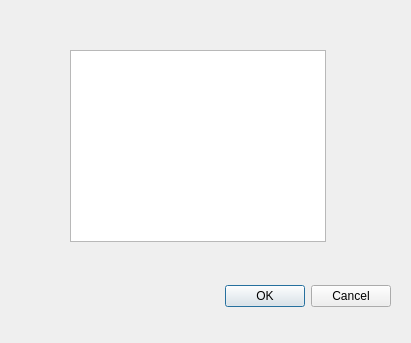
<?xml version="1.0" encoding="UTF-8"?>
<ui version="4.0">
 <class>Dialog</class>
 <widget class="QDialog" name="Dialog">
  <property name="geometry">
   <rect>
    <x>0</x>
    <y>0</y>
    <width>411</width>
    <height>343</height>
   </rect>
  </property>
  <property name="windowTitle">
   <string>Dialog</string>
  </property>
  <widget class="QDialogButtonBox" name="buttonBox">
   <property name="geometry">
    <rect>
     <x>50</x>
     <y>280</y>
     <width>341</width>
     <height>32</height>
    </rect>
   </property>
   <property name="orientation">
    <enum>Qt::Horizontal</enum>
   </property>
   <property name="standardButtons">
    <set>QDialogButtonBox::Cancel|QDialogButtonBox::Ok</set>
   </property>
  </widget>
  <widget class="ListWidget" name="list_choices">
   <property name="geometry">
    <rect>
     <x>70</x>
     <y>50</y>
     <width>256</width>
     <height>192</height>
    </rect>
   </property>
  </widget>
 </widget>
 <customwidgets>
  <customwidget>
   <class>ListWidget</class>
   <extends>QListWidget</extends>
   <header>qfluentwidgets</header>
  </customwidget>
 </customwidgets>
 <resources/>
 <connections>
  <connection>
   <sender>buttonBox</sender>
   <signal>accepted()</signal>
   <receiver>Dialog</receiver>
   <slot>accept()</slot>
   <hints>
    <hint type="sourcelabel">
     <x>248</x>
     <y>254</y>
    </hint>
    <hint type="destinationlabel">
     <x>157</x>
     <y>274</y>
    </hint>
   </hints>
  </connection>
  <connection>
   <sender>buttonBox</sender>
   <signal>rejected()</signal>
   <receiver>Dialog</receiver>
   <slot>reject()</slot>
   <hints>
    <hint type="sourcelabel">
     <x>316</x>
     <y>260</y>
    </hint>
    <hint type="destinationlabel">
     <x>286</x>
     <y>274</y>
    </hint>
   </hints>
  </connection>
 </connections>
</ui>
